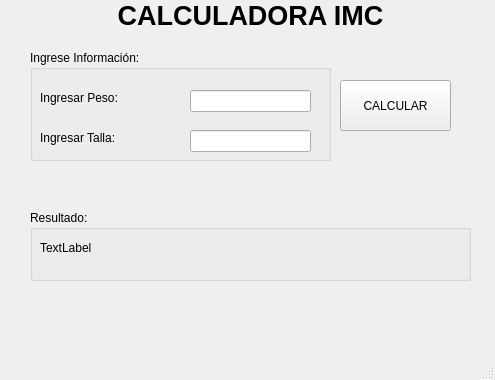
<?xml version="1.0" encoding="UTF-8"?>
<ui version="4.0">
 <class>MainWindow</class>
 <widget class="QMainWindow" name="MainWindow">
  <property name="geometry">
   <rect>
    <x>0</x>
    <y>0</y>
    <width>495</width>
    <height>380</height>
   </rect>
  </property>
  <property name="windowTitle">
   <string>MainWindow</string>
  </property>
  <widget class="QWidget" name="centralwidget">
   <widget class="QLabel" name="label">
    <property name="geometry">
     <rect>
      <x>50</x>
      <y>0</y>
      <width>401</width>
      <height>31</height>
     </rect>
    </property>
    <property name="font">
     <font>
      <pointsize>20</pointsize>
      <weight>75</weight>
      <bold>true</bold>
     </font>
    </property>
    <property name="text">
     <string>CALCULADORA IMC</string>
    </property>
    <property name="alignment">
     <set>Qt::AlignCenter</set>
    </property>
   </widget>
   <widget class="QGroupBox" name="groupBox">
    <property name="geometry">
     <rect>
      <x>30</x>
      <y>50</y>
      <width>301</width>
      <height>111</height>
     </rect>
    </property>
    <property name="title">
     <string>Ingrese Información:</string>
    </property>
    <widget class="QLabel" name="label_2">
     <property name="geometry">
      <rect>
       <x>10</x>
       <y>40</y>
       <width>111</width>
       <height>16</height>
      </rect>
     </property>
     <property name="text">
      <string>Ingresar Peso:</string>
     </property>
    </widget>
    <widget class="QLabel" name="label_3">
     <property name="geometry">
      <rect>
       <x>10</x>
       <y>80</y>
       <width>111</width>
       <height>16</height>
      </rect>
     </property>
     <property name="text">
      <string>Ingresar Talla:</string>
     </property>
    </widget>
    <widget class="QLineEdit" name="txtPeso">
     <property name="geometry">
      <rect>
       <x>160</x>
       <y>40</y>
       <width>121</width>
       <height>22</height>
      </rect>
     </property>
    </widget>
    <widget class="QLineEdit" name="txtTalla">
     <property name="geometry">
      <rect>
       <x>160</x>
       <y>80</y>
       <width>121</width>
       <height>22</height>
      </rect>
     </property>
    </widget>
    <widget class="QPushButton" name="pushButton">
     <property name="geometry">
      <rect>
       <x>420</x>
       <y>0</y>
       <width>93</width>
       <height>28</height>
      </rect>
     </property>
     <property name="text">
      <string>PushButton</string>
     </property>
    </widget>
   </widget>
   <widget class="QGroupBox" name="groupBox_2">
    <property name="geometry">
     <rect>
      <x>30</x>
      <y>210</y>
      <width>441</width>
      <height>71</height>
     </rect>
    </property>
    <property name="title">
     <string>Resultado:</string>
    </property>
    <widget class="QLabel" name="lblResIMC">
     <property name="geometry">
      <rect>
       <x>10</x>
       <y>30</y>
       <width>431</width>
       <height>16</height>
      </rect>
     </property>
     <property name="text">
      <string>TextLabel</string>
     </property>
    </widget>
   </widget>
   <widget class="QPushButton" name="btnCalcular">
    <property name="geometry">
     <rect>
      <x>340</x>
      <y>80</y>
      <width>111</width>
      <height>51</height>
     </rect>
    </property>
    <property name="text">
     <string>CALCULAR</string>
    </property>
   </widget>
  </widget>
  <widget class="QMenuBar" name="menubar">
   <property name="geometry">
    <rect>
     <x>0</x>
     <y>0</y>
     <width>495</width>
     <height>26</height>
    </rect>
   </property>
  </widget>
  <widget class="QStatusBar" name="statusbar"/>
 </widget>
 <resources/>
 <connections/>
</ui>
